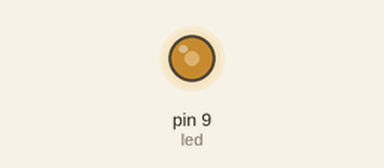
A sketch run on a simulated Arduino Uno, built with avr-gcc and run on an emulated ATmega328P. On the bench: output pins drawn as LEDs (lit = HIGH). What the sketch prints to the serial monitor is not drawn.

Above: at 0.05 s.
Timing chart, 0 to 3.0 s (numbered marks = the images above):
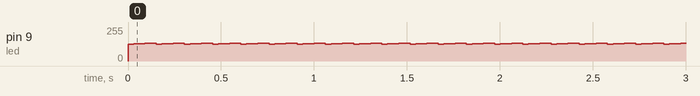

Measured:
- by itself, pin 9 (led): repeats every 0.15 s: 129/255 0.03 s, 131/255 0.03 s, 133/255 0.03 s, 135/255 0.03 s, 127/255 0.03 s

The sketch:

revision1.ino
```cpp
int led = 9;
int brightness = 0;

void setup() {

  pinMode(led, OUTPUT);
  Serial.begin(9600);

}

void loop() {

  for (int t = 0; t < 5; t++){
    float angle = radians(t);
    brightness = (255/2) + (255/2) * sin(angle);
    analogWrite(led,brightness);
    Serial.println(brightness);
    delay(30);
  }

}
```
